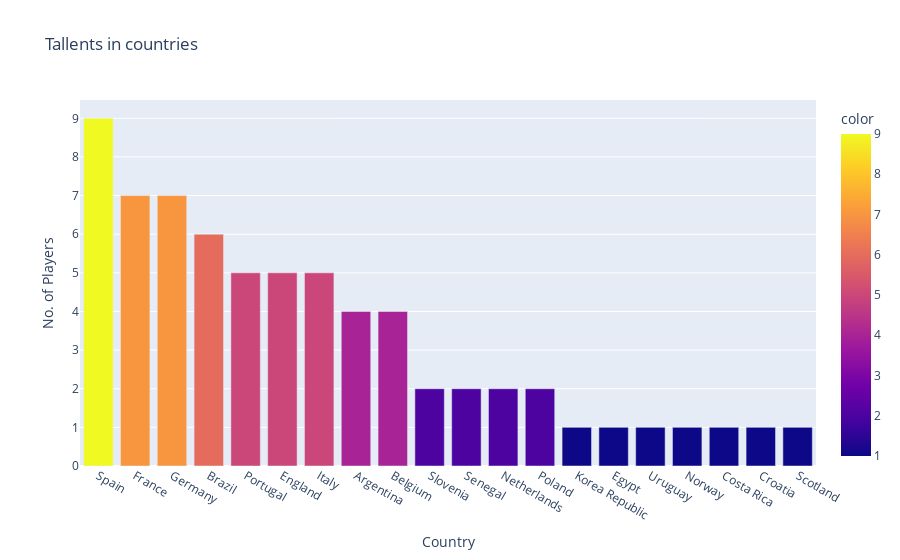

The cell this chart's notebook holds for it:
### Markdown cell above
Bar graph of countries with most tallented players:-

### Code cell
fig=px.bar(top_players,
       x=count_nationality.index,y=count_nationality.values,
       color=count_nationality,
       labels={'x': 'Country', 'y':'No. of Players'},
       title="Tallents in countries"
      )
fig.show()

### Figure 1 — Plotly figure (JSON) as saved in the notebook; plotly's stock layout.template omitted (floating-point values rounded to 4 significant figures)
{"data": [{"alignmentgroup": "True", "hovertemplate": "Country=%{x}<br>No. of Players=%{y}<br>color=%{marker.color}<extra></extra>", "legendgroup": "", "marker": {"color": [9, 7, 7, 6, 5, 5, 5, 4, 4, 2, 2, 2, 2, 1, 1, 1, 1, 1, 1, 1], "coloraxis": "coloraxis", "pattern": {"shape": ""}}, "name": "", "offsetgroup": "", "orientation": "v", "showlegend": false, "textposition": "auto", "type": "bar", "x": ["Spain", "France", "Germany", "Brazil", "Portugal", "England", "Italy", "Argentina", "Belgium", "Slovenia", "Senegal", "Netherlands", "Poland", "Korea Republic", "Egypt", "Uruguay", "Norway", "Costa Rica", "Croatia", "Scotland"], "xaxis": "x", "y": [9, 7, 7, 6, 5, 5, 5, 4, 4, 2, 2, 2, 2, 1, 1, 1, 1, 1, 1, 1], "yaxis": "y"}], "layout": {"barmode": "relative", "coloraxis": {"colorbar": {"title": {"text": "color"}}, "colorscale": [[0, "#0d0887"], [0.1111, "#46039f"], [0.2222, "#7201a8"], [0.3333, "#9c179e"], [0.4444, "#bd3786"], [0.5556, "#d8576b"], [0.6667, "#ed7953"], [0.7778, "#fb9f3a"], [0.8889, "#fdca26"], [1, "#f0f921"]]}, "legend": {"tracegroupgap": 0}, "title": {"text": "Tallents in countries"}, "xaxis": {"anchor": "y", "domain": [0, 1], "title": {"text": "Country"}}, "yaxis": {"anchor": "x", "domain": [0, 1], "title": {"text": "No. of Players"}}}}
